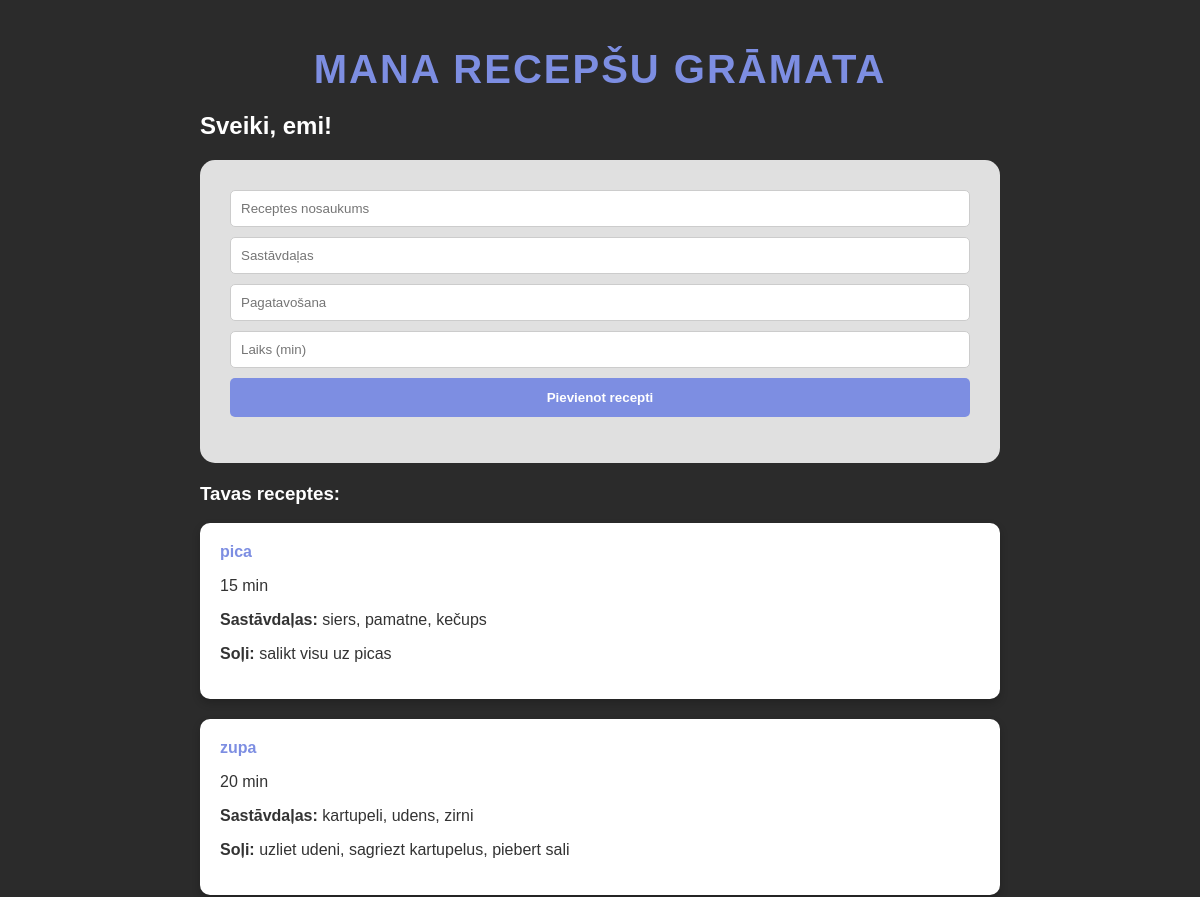
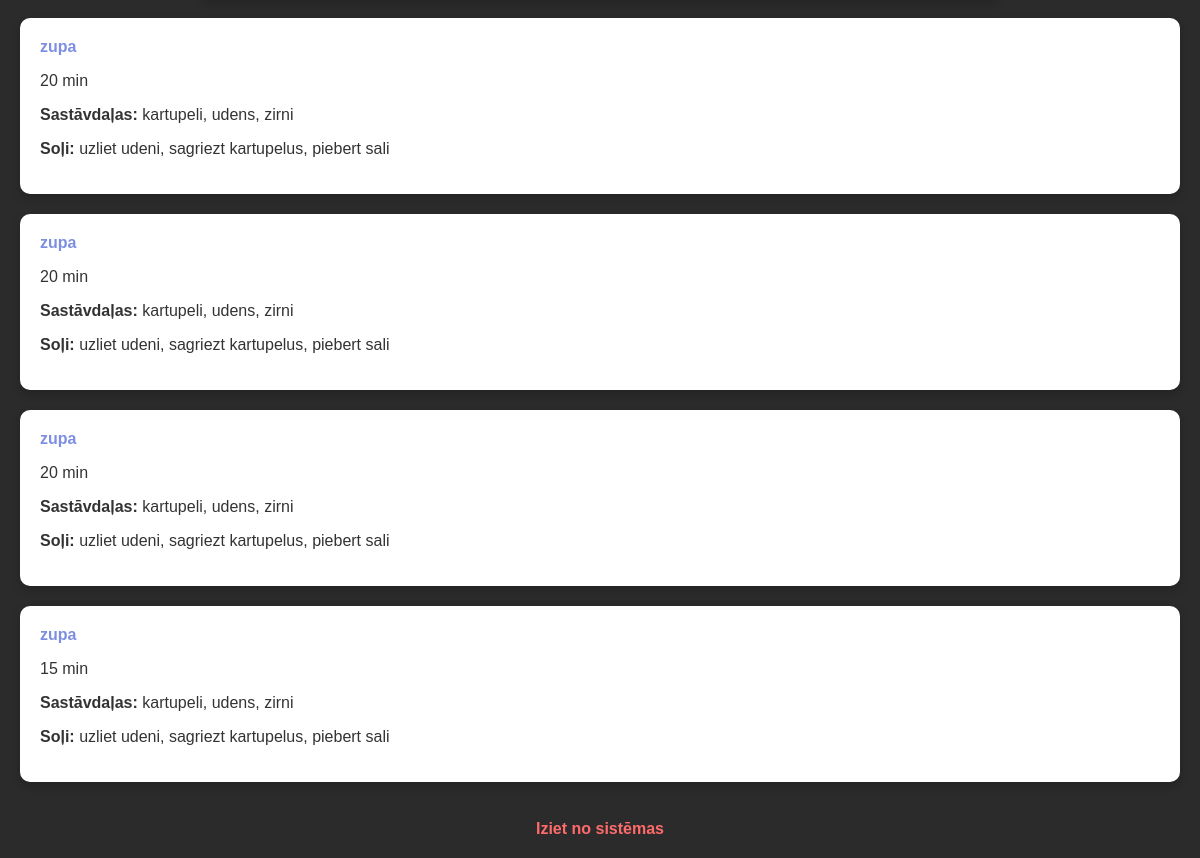
/ (signed in), run on the app's committed database (2 pictures, top to bottom).
### tables this page shows
CREATE TABLE recipes ( 
        id INTEGER PRIMARY KEY AUTOINCREMENT,
        title TEXT,
        ingredients TEXT,
        steps TEXT,
        time INTEGER,
        user_id INTEGER
    );

### app.py (the view)
@app.route("/")
def home():
    if "user_id" not in session:
        return redirect("/login")
    conn = get_db()
    cursor = conn.cursor()
    cursor.execute(
        "SELECT * FROM recipes WHERE user_id = ?",
        (session["user_id"],))
    recipes = cursor.fetchall()
    conn.close()
    return render_template("home.html", recipes=recipes, user=session.get("username"))

### app.py (called while the page is built)
def get_db():
    conn = sqlite3.connect("datubaze.db")
    conn.row_factory = sqlite3.Row
    return conn

### templates/home.html (shortened to what this page needs)
<link rel="stylesheet" href="{{ url_for('static', filename='style.css') }}">
<div class="home-wrapper">
    <h1 class="main-title">Mana Recepšu Grāmata</h1>
    <h2>Sveiki, {{ user }}!</h2>
    <div class="add-recipe-section">
        <form method="POST" action="/add">
            <input name="title" placeholder="Receptes nosaukums" class="my-input">
            <input name="ingredients" placeholder="Sastāvdaļas" class="my-input">
            <input name="steps" placeholder="Pagatavošana" class="my-input">
            <input name="time" placeholder="Laiks (min)" class="my-input">
            <button type="submit" class="submit-btn">Pievienot recepti</button>
        </form>
    </div>
    <div class="recipes-container">
        <h3>Tavas receptes:</h3>
        {% for r in recipes %}
        <div class="recipe-card">
            <h4>{{ r["title"] }}</h4>
            <p> {{ r['time'] }} min</p>
            <p><strong>Sastāvdaļas:</strong> {{ r['ingredients'] }}</p>
            <p><strong>Soļi:</strong> {{ r['steps'] }}</p> </div>
        </div>
        {% endfor %}
    <a href="/logout" class="logout-link">Iziet no sistēmas</a>

### static/style.css (style rules this page uses)
.form-container, .home-wrapper { width: 100%; max-width: 800px; }
.add-recipe-section, .form-container { background-color: #e0e0e0; padding: 30px; border-radius: 15px; color: black; text-align: center; margin-bottom: 20px; }
.my-input { width: 100%; padding: 10px; margin-bottom: 10px; border-radius: 5px; border: 1px solid #ccc; box-sizing: border-box; }
.submit-btn { background-color: #7d8ee2; color: white; border: none; padding: 12px; width: 100%; border-radius: 5px; cursor: pointer; font-weight: bold; }
.recipes-container { width: 100%; }
.recipe-card { background-color: white; color: #333; padding: 20px; border-radius: 10px; margin-bottom: 20px; box-shadow: 0 4px 8px rgba(0,0,0,0.2); width: 100%; box-sizing: border-box; display: block; }
.recipe-card h4 { margin: 0 0 10px 0; color: #7d8ee2; }
.logout-link { color: #ff6b6b; text-decoration: none; font-weight: bold; }
.main-title { text-align: center; font-size: 2.5rem; color: #7d8ee2; margin-bottom: 20px; text-transform: uppercase; letter-spacing: 2px; }

### data on the page
recipes: title "pica", time "15", ingredients "siers, pamatne, kečups", steps "salikt visu uz picas"
recipes: title "zupa", time "20", ingredients "kartupeli, udens, zirni", steps "uzliet udeni, sagriezt kartupelus, piebert sali"
recipes: title "zupa", time "20", ingredients "kartupeli, udens, zirni", steps "uzliet udeni, sagriezt kartupelus, piebert sali"
recipes: title "zupa", time "20", ingredients "kartupeli, udens, zirni", steps "uzliet udeni, sagriezt kartupelus, piebert sali"
recipes: title "zupa", time "20", ingredients "kartupeli, udens, zirni", steps "uzliet udeni, sagriezt kartupelus, piebert sali"
recipes: title "zupa", time "15", ingredients "kartupeli, udens, zirni", steps "uzliet udeni, sagriezt kartupelus, piebert sali"

### other printed values
{{ user }} "emi"
